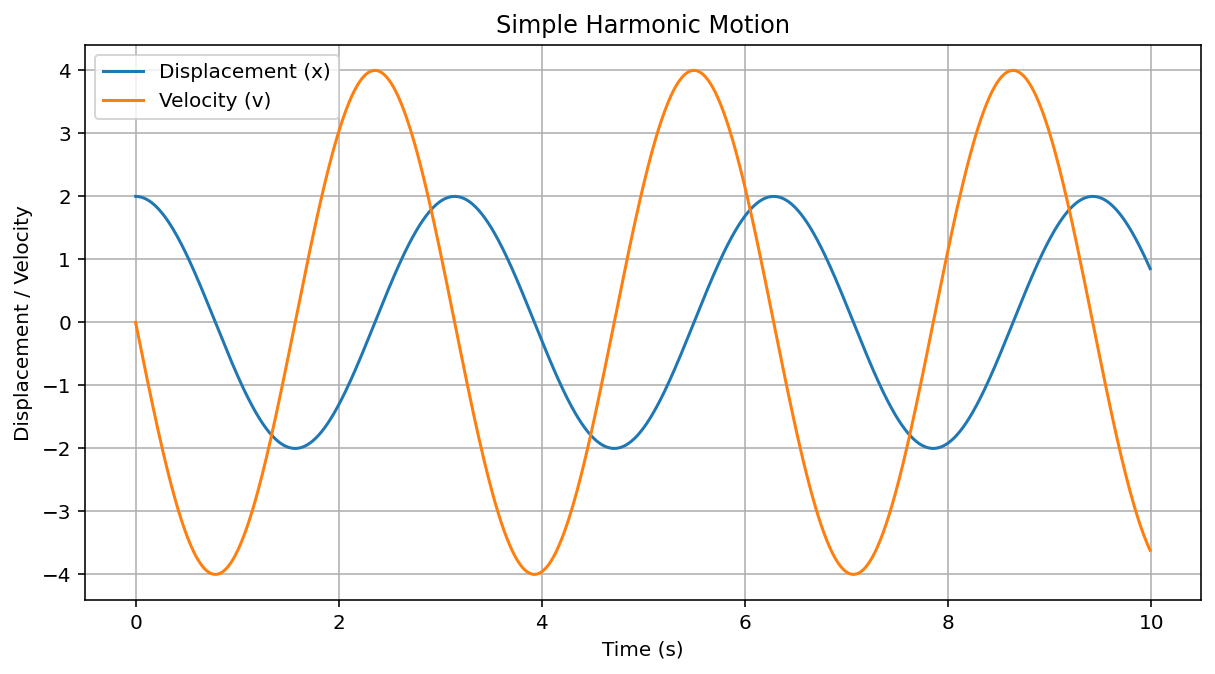

Here is the Python script that generated this plot:
# Simple Harmonic Motion (SHM) - Interactive version
import numpy as np
import matplotlib.pyplot as plt

# --- User Inputs ---
A = float(input("Enter amplitude (meters): "))
w = float(input("Enter angular frequency (rad/s): "))
phi = float(input("Enter phase (radians): "))
t_max = float(input("Enter total time (seconds): "))
dt = float(input("Enter time step (seconds): "))

# --- Time array ---
t = np.arange(0, t_max, dt)

# --- SHM Equations ---
x = A * np.cos(w * t + phi)            # Displacement
v = -A * w * np.sin(w * t + phi)       # Velocity

# --- Plot Displacement & Velocity vs Time ---
plt.figure(figsize=(10,5))
plt.plot(t, x, label='Displacement (x)')
plt.plot(t, v, label='Velocity (v)')
plt.title('Simple Harmonic Motion')
plt.xlabel('Time (s)')
plt.ylabel('Displacement / Velocity')
plt.legend()
plt.grid(True)
plt.show()
